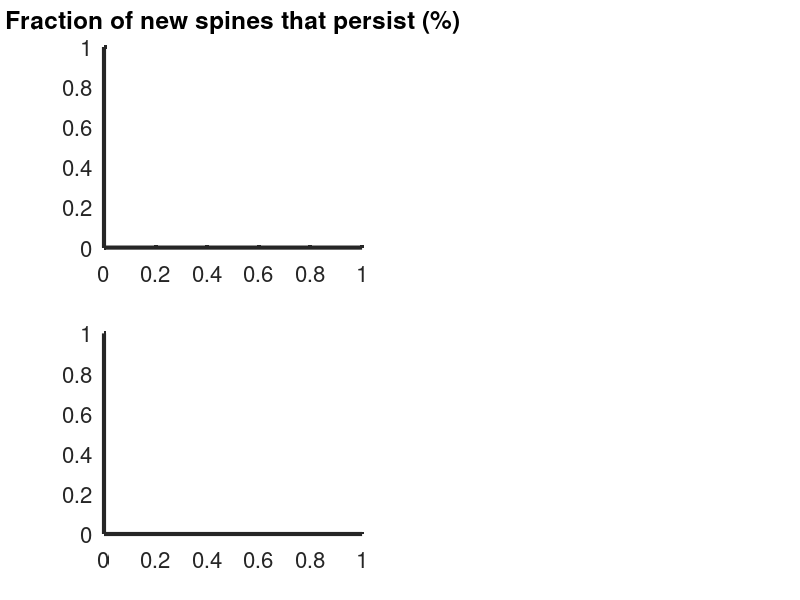

Write MATLAB code to recreate this figure. (Note: this script raises an error after producing the figure.)
%load spine measurement data and make cumulative plot
clear all;
set(0,'defaultaxeslinewidth',3);    %sets the plotting parameters
set(0,'defaultaxesfontsize',16);
set(0,'defaulttextfontsize',16);

dataControl1=[3 1 1 1; 1 0 0 0; 1 0 0 0; 5 3 3 3; 4 2 nan 2; 3 0 1 2; 5 2 2 1; 6 4 3 2; 6 4 4 4; 4 1 1 1; 4 3 3 3; 3 1 0 1; 3 1 1 1];
dataControl2=[4 3 2 nan; 3 2 1 nan; 2 0 0 nan; 2 1 1 nan; 4 1 1 nan; 3 1 nan nan; 7 1 nan nan; 4 1 0 nan; 3 2 2 nan; 5 3 2 nan];
dataKet1=[4 nan 0 0; 14 nan 5 2; 7 nan 3 1; 3 nan 2 2; 9 nan 8 7; 2 nan 1 1; 10 nan 3 2];
dataKet2=[6 5 1 1; 8 2 0 0; 5 1 1 1; 8 3 3 3; 10 3 3 3; 6 1 0 0; 8 4 3 3; 4 2 1 1; 13 3 2 2; 18 6 5 nan; 2 1 1 0; 16 8 5 5; 13 3 1 1];
dataKet3=[7 4 2 1; 3 0 0 0; 1 0 nan nan; 9 2 2 nan; 6 0 0 0; 12 4 4 1];

dataControl=[dataControl1; dataControl2];
dataKet=[dataKet1; dataKet2; dataKet3];

%%
figure;

subplot(2,2,1); hold on;
title('Fraction of new spines that persist (%)');

subplot(2,2,3); hold on;
time=2;
bar(1,100*nanmean(dataControl(:,time)./dataControl(:,1)),'FaceColor','k','EdgeColor','k');
plot(1*[1 1],100*(nanmean(dataControl(:,time)./dataControl(:,1))+[0 nanstd(dataControl(:,time)./dataControl(:,1))./sqrt(size(dataControl,1))]),'k-','LineWidth',2);
time=3;
bar(2,100*nanmean(dataControl(:,time)./dataControl(:,1)),'FaceColor','k','EdgeColor','k');
plot(2*[1 1],100*(nanmean(dataControl(:,time)./dataControl(:,1))+[0 nanstd(dataControl(:,time)./dataControl(:,1))./sqrt(size(dataControl,1))]),'k-','LineWidth',2);
time=4;
bar(3,100*nanmean(dataControl(:,time)./dataControl(:,1)),'FaceColor','k','EdgeColor','k');
plot(3*[1 1],100*(nanmean(dataControl(:,time)./dataControl(:,1))+[0 nanstd(dataControl(:,time)./dataControl(:,1))./sqrt(size(dataControl,1))]),'k-','LineWidth',2);
xlabel('Day');
set(gca,'xticklabel',{'5' '10' '15'},'xtick',1:1:3);
xlim([0 4]); ylim([0 50]);

subplot(2,2,4); hold on;
time=2;
bar(1,100*nanmean(dataKet(:,time)./dataKet(:,1)),'FaceColor','b','EdgeColor','b');
plot(1*[1 1],100*(nanmean(dataKet(:,time)./dataKet(:,1))+[0 nanstd(dataKet(:,time)./dataKet(:,1))./sqrt(size(dataKet,1))]),'b-','LineWidth',2);
time=3;
bar(2,100*nanmean(dataKet(:,time)./dataKet(:,1)),'FaceColor','b','EdgeColor','b');
plot(2*[1 1],100*(nanmean(dataKet(:,time)./dataKet(:,1))+[0 nanstd(dataKet(:,time)./dataKet(:,1))./sqrt(size(dataKet,1))]),'b-','LineWidth',2);
time=4;
bar(3,100*nanmean(dataKet(:,time)./dataKet(:,1)),'FaceColor','b','EdgeColor','b');
plot(3*[1 1],100*(nanmean(dataKet(:,time)./dataKet(:,1))+[0 nanstd(dataKet(:,time)./dataKet(:,1))./sqrt(size(dataKet,1))]),'b-','LineWidth',2);
xlim([0 4]); ylim([0 50]);
xlabel('Day');
set(gca,'xticklabel',{'5' '10' '15'},'xtick',1:1:3);
xlim([0 4]);

%%
disp('% at day 5, saline vs ket, unpaired t-test p-value: ');
[h,p,ci,stat]=ttest2(dataControl(:,2)./dataControl(:,1),dataKet(:,2)./dataKet(:,1));
p

disp('% at day 5 vs 10, control, paired t-test p-value: ');
[h,p,ci,stat]=ttest(dataControl(:,2)./dataControl(:,1),dataControl(:,3)./dataControl(:,1));
p

disp('% at day 5 vs 15, control, paired t-test p-value: ');
[h,p,ci,stat]=ttest(dataControl(:,2)./dataControl(:,1),dataControl(:,4)./dataControl(:,1));
p

disp('% at day 5 vs 10, ket, paired t-test p-value: ');
[h,p,ci,stat]=ttest(dataKet(:,2)./dataKet(:,1),dataKet(:,3)./dataKet(:,1));
p

disp('% at day 5 vs 15, ket, paired t-test p-value: ');
[h,p,ci,stat]=ttest(dataKet(:,2)./dataKet(:,1),dataKet(:,4)./dataKet(:,1));
p
